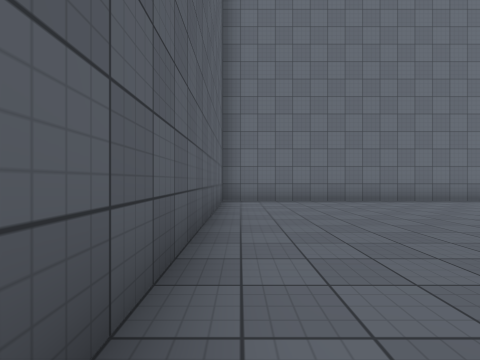
View 1 (above)

21 first-person views from a walk through a Unity game level. The camera is 1.2 m above the floor, looks level and sees 85° across. The floor is counted in squares, 2 m on a side. Each view is taken from the middle of a square. On the plan, view 1 faces up. The plan holds only what a view shows up to about 9 squares ahead; the rest is blank. The place goes on beyond the plan. The player character is not drawn. Some surface patterns are stand-ins.

View 2
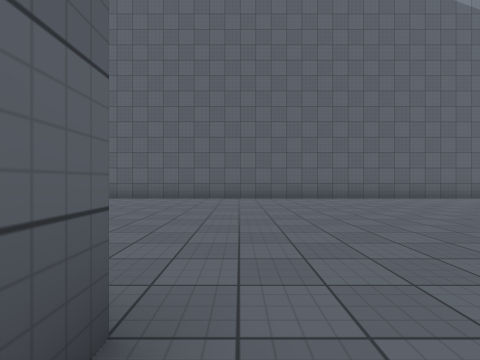

View 3
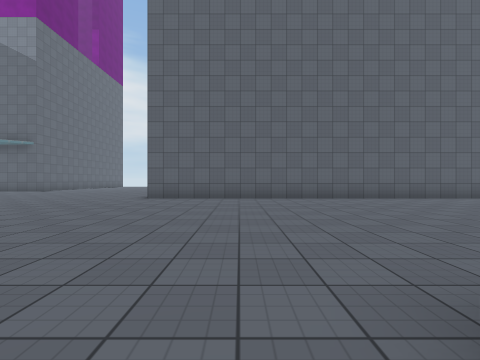

View 4
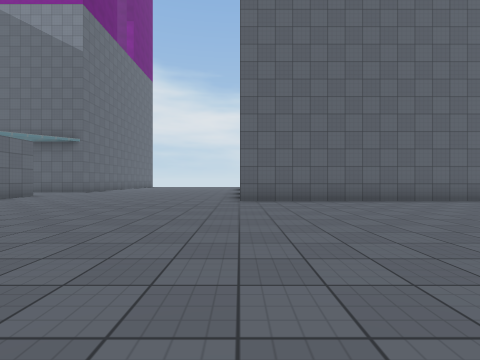

View 5
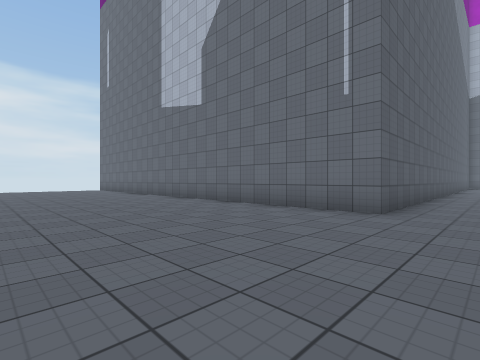

View 6
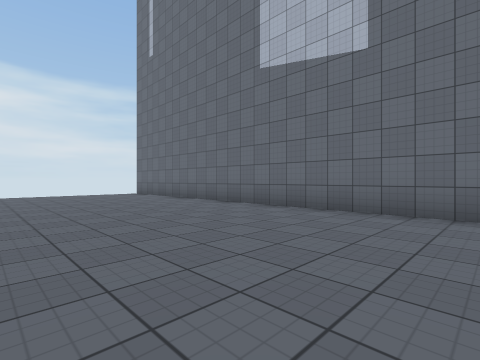

View 7
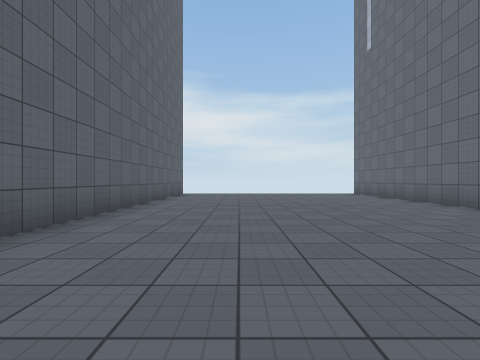

View 8
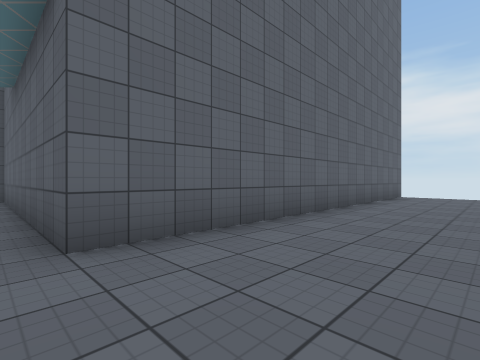

View 9
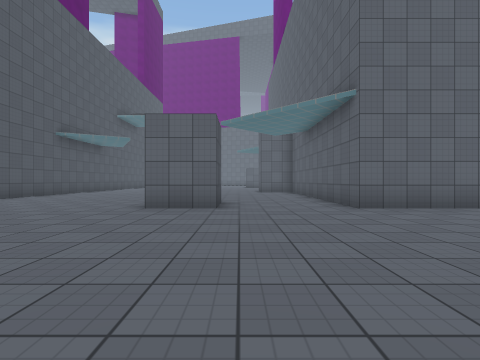

View 10
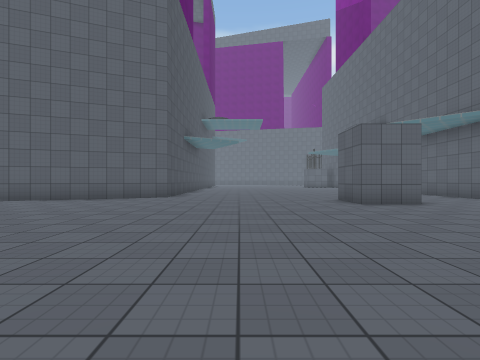

View 11
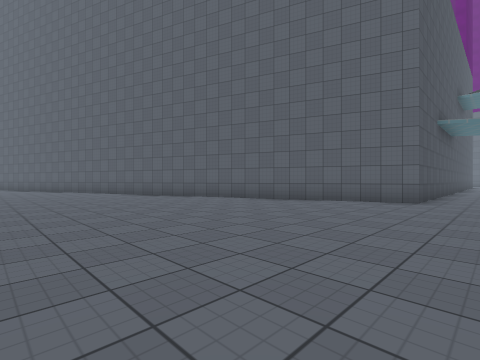

View 12
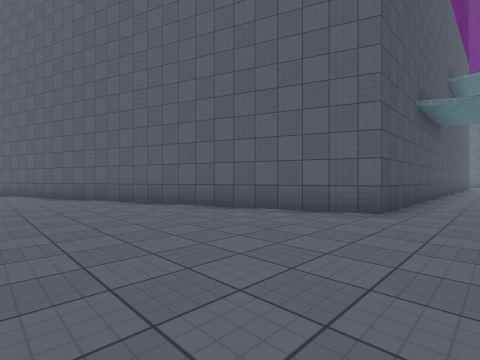

View 13
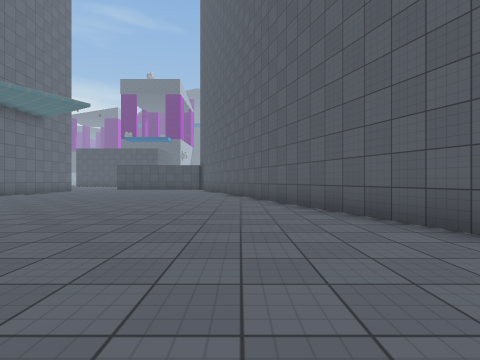

View 14
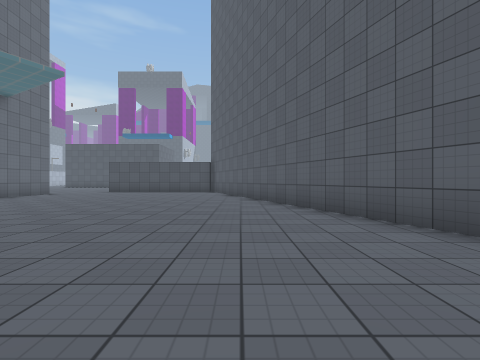

View 15
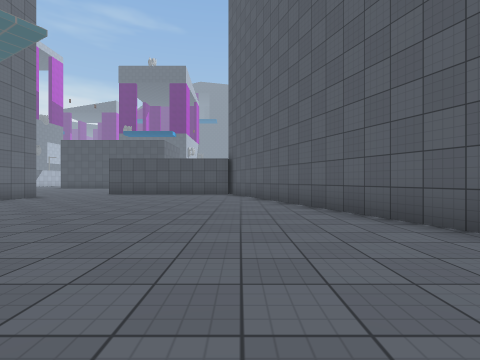

View 16
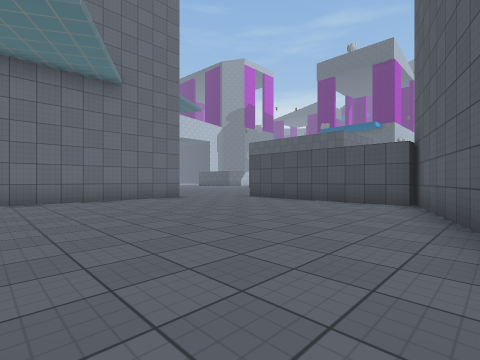

View 17
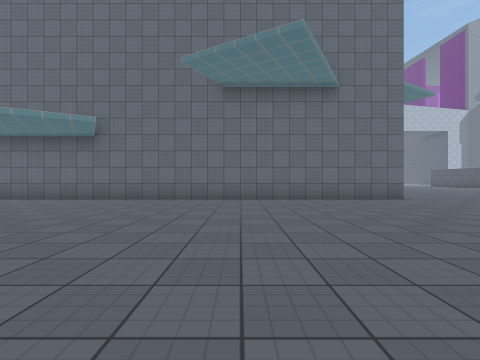

View 18
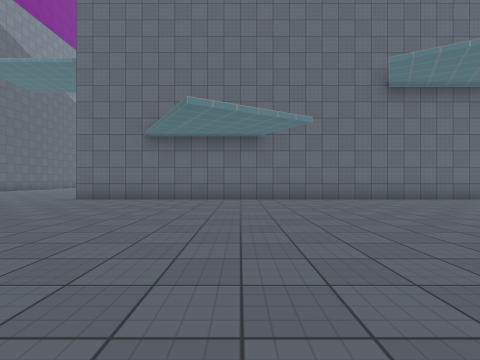

View 19
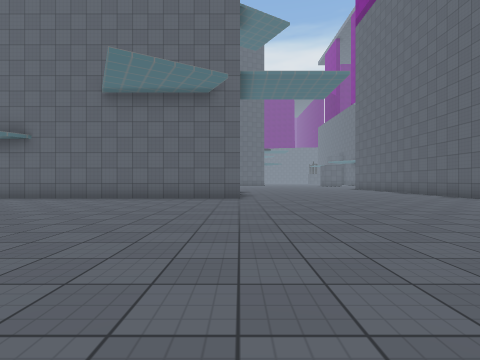

View 20
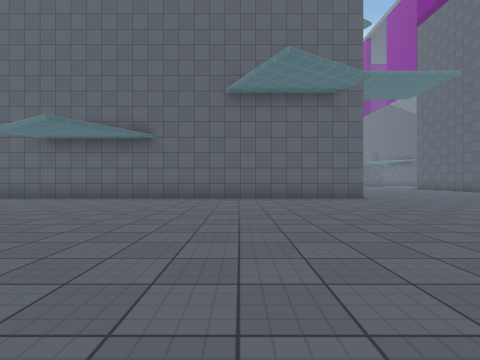

View 21
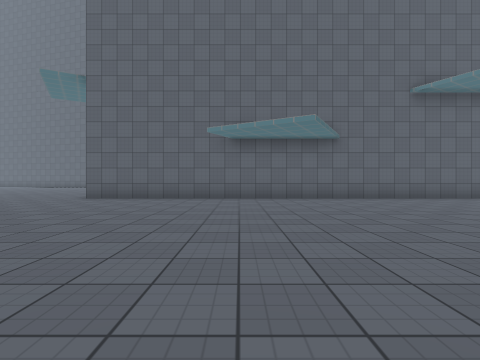

### Floor plan
Points are (right, up) in squares from view 1. A wall is a line through its corners. A room is listed if a view was taken in it or the views show most of it. See-through windows are left out.
Room 1 (views 1, 2, 3, 4, 5, 6, 7, 8, 9, 10, 11, 12, 13, 14, 15, 16, 17, 18, 19, 20, 21)
walls: (6.9, -1.5) (22, -1.5); (6.9, 7.5) (-0.5, 7.5) (-0.5, -10) (-13, -10); (4.5, -21.5) (4.5, -20) (24.5, -12.5); (22, -6) (7, -6); (-2.5, -19) (-2.5, -17.5) (-1, -17.5) (-1, -19); (24, -12.5) (24, -8.2); (-15.3, -17.5) (-5.5, -17.5) (-5.5, -21.4)

Where each view was taken, in squares from view 1:
view 1: 0 up, 0 right, facing up
view 2: 1 down, 8 right, facing left
view 3: 7 down, 8 right, facing left
view 4: 10 down, 7 right, facing left
view 5: 15 down, 1 right, facing up-left
view 6: 15 down, 4 left, facing up-left
view 7: 15 down, 4 left, facing left
view 8: 15 down, 5 left, facing down-left
view 9: 12 down, 3 left, facing down
view 10: 11 down, 2 right, facing down
view 11: 12 down, 3 right, facing down-right
view 12: 15 down, 3 right, facing down-right
view 13: 15 down, 8 right, facing right
view 14: 14 down, 11 right, facing right
view 15: 13 down, 13 right, facing right
view 16: 14 down, 17 right, facing up-right
view 17: 14 down, 17 right, facing up
view 18: 14 down, 12 right, facing up
view 19: 7 up, 7 right, facing down
view 20: 7 up, 11 right, facing down
view 21: 7 up, 17 right, facing down
